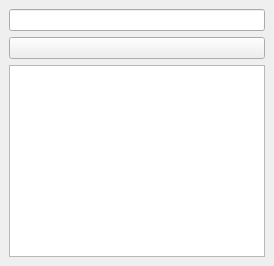
<?xml version="1.0" encoding="UTF-8"?>
<ui version="4.0">
 <widget class="QMainWindow" name="MainWindow">
  <property name="objectName">MainWindow</property>
  <property name="geometry">
   <rect x="300" y="300" width="800" height="600"/>
  </property>
  <property name="windowTitle">Remove Line Breaks</property>
  <widget class="QWidget" name="centralWidget">
   <property name="objectName">centralWidget</property>
   <layout class="QVBoxLayout" name="verticalLayout">
    <item>
     <widget class="QLineEdit" name="inputLineEdit">
      <property name="objectName">inputLineEdit</property>
     </widget>
    </item>
    <item>
     <widget class="QPushButton" name="removeButton">
      <property name="objectName">removeButton</property>
      <property name="text">Remove Line Breaks</property>
     </widget>
    </item>
    <item>
     <widget class="QTextEdit" name="outputTextEdit">
      <property name="objectName">outputTextEdit</property>
     </widget>
    </item>
   </layout>
  </widget>
  <menubar name="menuBar">
   <property name="objectName">menuBar</property>
   <menu name="fileMenu">
    <property name="objectName">fileMenu</property>
    <action name="actionOpen">
     <property name="objectName">actionOpen</property>
     <text>Open</text>
     <triggered signal="triggered"/>
    </action>
    <action name="actionSave">
     <property name="objectName">actionSave</property>
     <text>Save</text>
     <triggered signal="triggered"/>
    </action>
   </menu>
  </menubar>
  <toolbar name="mainToolBar">
   <property name="objectName">mainToolBar</property>
  </toolbar>
  <statusbar name="statusBar">
   <property name="objectName">statusBar</property>
  </statusbar>
 </widget>
</ui>
